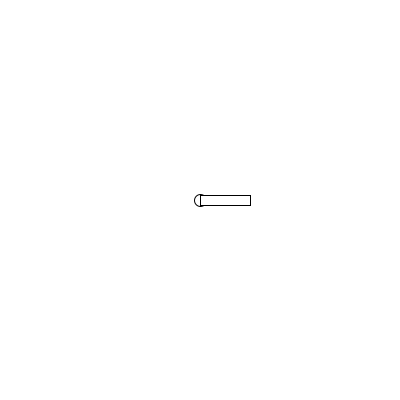
Frame 1 (no input)
Frame 60 (the mouse pressed at the canvas centre just before this capture): identical to frame 1, image omitted
Frame 120 (the mouse held since frame 60 and released just before this capture): identical to frame 1, image omitted

The Processing sketch that drew this single still picture (run headless with seeded random() and noise(); from frame 60 on, the mouse is pressed at the canvas centre):

// Processing sketch: week14_3_ik_inverse_kinematics_part1
// ── week14_3_ik_inverse_kinematics_part1.pde
//week14_3_ik_inverse_kinematics_part1
void setup()
{
  size(400, 400);
}
float [] angle = new float[5];
void draw()
{
  background(255);
  translate(width / 2, height / 2);
  ellipse(0, 0, 12, 12);
  
  pushMatrix();
    rotate(radians(angle[0]));//2D對Z軸轉
    rect(0, -5, 50, 10);
  popMatrix();
}
void mouseDragged()
{
  angle[0] += mouseX - pmouseX;
}
